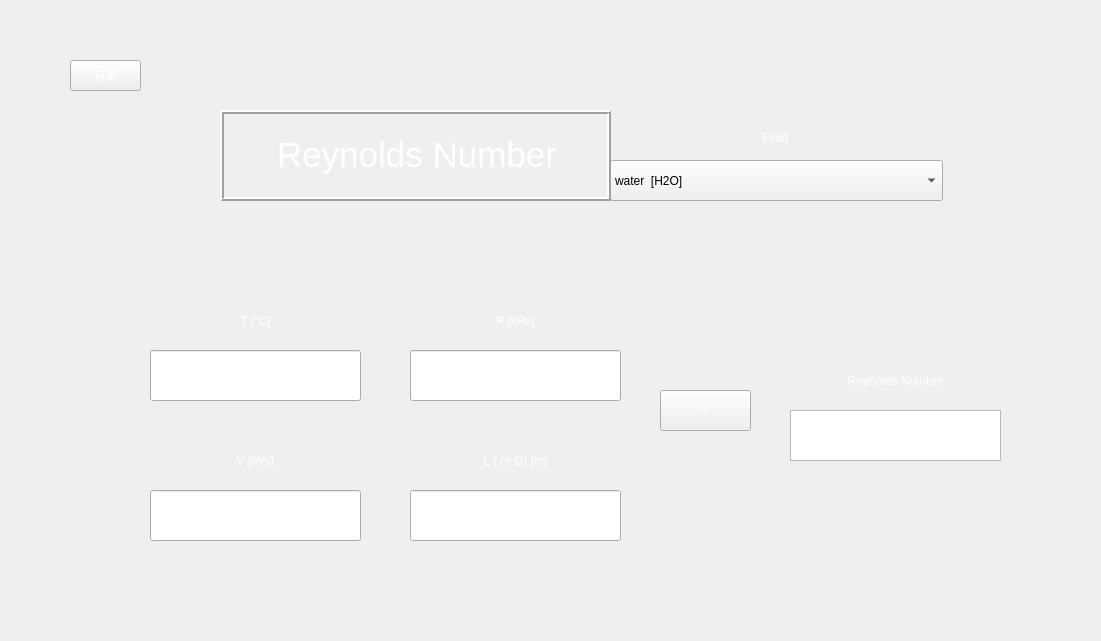
<?xml version="1.0" encoding="UTF-8"?>
<ui version="4.0">
 <class>Form</class>
 <widget class="QWidget" name="Form">
  <property name="geometry">
   <rect>
    <x>0</x>
    <y>0</y>
    <width>1101</width>
    <height>641</height>
   </rect>
  </property>
  <property name="minimumSize">
   <size>
    <width>691</width>
    <height>401</height>
   </size>
  </property>
  <property name="maximumSize">
   <size>
    <width>1101</width>
    <height>641</height>
   </size>
  </property>
  <property name="windowTitle">
   <string notr="true">ReCalc</string>
  </property>
  <property name="styleSheet">
   <string notr="true">background-image: url(:/background/하얀거.png);</string>
  </property>
  <widget class="QPushButton" name="toolButton">
   <property name="geometry">
    <rect>
     <x>660</x>
     <y>390</y>
     <width>91</width>
     <height>41</height>
    </rect>
   </property>
   <property name="styleSheet">
    <string notr="true">QPushButton {
color: qlineargradient(spread:pad, x1:0, y1:1, x2:1, y2:0, stop:0 rgba(255, 255, 255, 255), stop:1 rgba(255, 255, 255, 255));
background-image: url(:/background/버튼2.png);
font: 20pt &quot;맑은 고딕&quot;;
}
QPushButton:hover{
border-image: url(:/background/버튼클릭2.png);
}</string>
   </property>
   <property name="text">
    <string>=</string>
   </property>
  </widget>
  <widget class="QPushButton" name="pushButton">
   <property name="geometry">
    <rect>
     <x>70</x>
     <y>60</y>
     <width>71</width>
     <height>31</height>
    </rect>
   </property>
   <property name="styleSheet">
    <string notr="true">QPushButton {
color: qlineargradient(spread:pad, x1:0, y1:1, x2:1, y2:0, stop:0 rgba(255, 255, 255, 255), stop:1 rgba(255, 255, 255, 255));
background-image: url(:/background/버튼2.png);
font: 14pt &quot;맑은 고딕&quot;;
}
QPushButton:hover{
border-image: url(:/background/버튼클릭2.png);
}</string>
   </property>
   <property name="text">
    <string>뒤로</string>
   </property>
  </widget>
  <widget class="QLabel" name="label">
   <property name="geometry">
    <rect>
     <x>0</x>
     <y>0</y>
     <width>1101</width>
     <height>641</height>
    </rect>
   </property>
   <property name="minimumSize">
    <size>
     <width>0</width>
     <height>0</height>
    </size>
   </property>
   <property name="maximumSize">
    <size>
     <width>1101</width>
     <height>641</height>
    </size>
   </property>
   <property name="styleSheet">
    <string notr="true">image: url(:/background/배경2.png);</string>
   </property>
   <property name="text">
    <string/>
   </property>
  </widget>
  <widget class="QLabel" name="label_3">
   <property name="geometry">
    <rect>
     <x>150</x>
     <y>290</y>
     <width>211</width>
     <height>61</height>
    </rect>
   </property>
   <property name="maximumSize">
    <size>
     <width>111111</width>
     <height>11111111</height>
    </size>
   </property>
   <property name="styleSheet">
    <string notr="true">color: qlineargradient(spread:pad, x1:0, y1:1, x2:1, y2:0, stop:0 rgba(255, 255, 255, 255), stop:1 rgba(255, 255, 255, 255));
background-image: url(:/background/버튼2.png);
font: 20pt &quot;맑은 고딕&quot;;</string>
   </property>
   <property name="text">
    <string>T [°C]</string>
   </property>
   <property name="alignment">
    <set>Qt::AlignCenter</set>
   </property>
   <property name="buddy">
    <cstring>lineEdit_2</cstring>
   </property>
  </widget>
  <widget class="QLabel" name="label_4">
   <property name="geometry">
    <rect>
     <x>410</x>
     <y>290</y>
     <width>211</width>
     <height>61</height>
    </rect>
   </property>
   <property name="maximumSize">
    <size>
     <width>111111</width>
     <height>11111111</height>
    </size>
   </property>
   <property name="styleSheet">
    <string notr="true">color: qlineargradient(spread:pad, x1:0, y1:1, x2:1, y2:0, stop:0 rgba(255, 255, 255, 255), stop:1 rgba(255, 255, 255, 255));
background-image: url(:/background/버튼2.png);
font: 20pt &quot;맑은 고딕&quot;;</string>
   </property>
   <property name="text">
    <string>P [kPa]</string>
   </property>
   <property name="alignment">
    <set>Qt::AlignCenter</set>
   </property>
   <property name="buddy">
    <cstring>lineEdit_3</cstring>
   </property>
  </widget>
  <widget class="QLabel" name="label_2">
   <property name="geometry">
    <rect>
     <x>610</x>
     <y>112</y>
     <width>331</width>
     <height>51</height>
    </rect>
   </property>
   <property name="styleSheet">
    <string notr="true">color: qlineargradient(spread:pad, x1:0, y1:1, x2:1, y2:0, stop:0 rgba(255, 255, 255, 255), stop:1 rgba(255, 255, 255, 255));
background-image: url(:/background/버튼2.png);
font: 20pt &quot;맑은 고딕&quot;;</string>
   </property>
   <property name="text">
    <string>Fluid</string>
   </property>
   <property name="alignment">
    <set>Qt::AlignCenter</set>
   </property>
  </widget>
  <widget class="QLineEdit" name="lineEdit_2">
   <property name="geometry">
    <rect>
     <x>150</x>
     <y>350</y>
     <width>211</width>
     <height>51</height>
    </rect>
   </property>
   <property name="maximumSize">
    <size>
     <width>111111</width>
     <height>11111111</height>
    </size>
   </property>
   <property name="styleSheet">
    <string notr="true">
font: 14pt &quot;맑은 고딕&quot;;</string>
   </property>
  </widget>
  <widget class="QLineEdit" name="lineEdit_3">
   <property name="geometry">
    <rect>
     <x>410</x>
     <y>350</y>
     <width>211</width>
     <height>51</height>
    </rect>
   </property>
   <property name="maximumSize">
    <size>
     <width>111111</width>
     <height>11111111</height>
    </size>
   </property>
   <property name="styleSheet">
    <string notr="true">
font: 14pt &quot;맑은 고딕&quot;;</string>
   </property>
  </widget>
  <widget class="QLabel" name="label_5">
   <property name="geometry">
    <rect>
     <x>150</x>
     <y>430</y>
     <width>211</width>
     <height>61</height>
    </rect>
   </property>
   <property name="maximumSize">
    <size>
     <width>111111</width>
     <height>11111111</height>
    </size>
   </property>
   <property name="styleSheet">
    <string notr="true">color: qlineargradient(spread:pad, x1:0, y1:1, x2:1, y2:0, stop:0 rgba(255, 255, 255, 255), stop:1 rgba(255, 255, 255, 255));
background-image: url(:/background/버튼2.png);
font: 20pt &quot;맑은 고딕&quot;;</string>
   </property>
   <property name="text">
    <string>V [m/s}</string>
   </property>
   <property name="alignment">
    <set>Qt::AlignCenter</set>
   </property>
   <property name="buddy">
    <cstring>lineEdit_3</cstring>
   </property>
  </widget>
  <widget class="QLabel" name="label_6">
   <property name="geometry">
    <rect>
     <x>410</x>
     <y>430</y>
     <width>211</width>
     <height>61</height>
    </rect>
   </property>
   <property name="maximumSize">
    <size>
     <width>111111</width>
     <height>11111111</height>
    </size>
   </property>
   <property name="styleSheet">
    <string notr="true">color: qlineargradient(spread:pad, x1:0, y1:1, x2:1, y2:0, stop:0 rgba(255, 255, 255, 255), stop:1 rgba(255, 255, 255, 255));
background-image: url(:/background/버튼2.png);
font: 20pt &quot;맑은 고딕&quot;;</string>
   </property>
   <property name="text">
    <string>L ( or D) [m]</string>
   </property>
   <property name="alignment">
    <set>Qt::AlignCenter</set>
   </property>
   <property name="buddy">
    <cstring>lineEdit_3</cstring>
   </property>
  </widget>
  <widget class="QLineEdit" name="lineEdit_4">
   <property name="geometry">
    <rect>
     <x>150</x>
     <y>490</y>
     <width>211</width>
     <height>51</height>
    </rect>
   </property>
   <property name="maximumSize">
    <size>
     <width>111111</width>
     <height>11111111</height>
    </size>
   </property>
   <property name="styleSheet">
    <string notr="true">
font: 14pt &quot;맑은 고딕&quot;;</string>
   </property>
  </widget>
  <widget class="QLineEdit" name="lineEdit_5">
   <property name="geometry">
    <rect>
     <x>410</x>
     <y>490</y>
     <width>211</width>
     <height>51</height>
    </rect>
   </property>
   <property name="maximumSize">
    <size>
     <width>111111</width>
     <height>11111111</height>
    </size>
   </property>
   <property name="styleSheet">
    <string notr="true">
font: 14pt &quot;맑은 고딕&quot;;</string>
   </property>
  </widget>
  <widget class="QLabel" name="label_10">
   <property name="geometry">
    <rect>
     <x>790</x>
     <y>350</y>
     <width>211</width>
     <height>61</height>
    </rect>
   </property>
   <property name="maximumSize">
    <size>
     <width>111111</width>
     <height>11111111</height>
    </size>
   </property>
   <property name="styleSheet">
    <string notr="true">color: qlineargradient(spread:pad, x1:0, y1:1, x2:1, y2:0, stop:0 rgba(255, 255, 255, 255), stop:1 rgba(255, 255, 255, 255));
background-image: url(:/background/버튼2.png);
font: 16pt &quot;맑은 고딕&quot;;</string>
   </property>
   <property name="text">
    <string>Reynolds Number</string>
   </property>
   <property name="alignment">
    <set>Qt::AlignCenter</set>
   </property>
  </widget>
  <widget class="QTextBrowser" name="textEdit">
   <property name="geometry">
    <rect>
     <x>790</x>
     <y>410</y>
     <width>211</width>
     <height>51</height>
    </rect>
   </property>
   <property name="sizePolicy">
    <sizepolicy hsizetype="Fixed" vsizetype="Fixed">
     <horstretch>0</horstretch>
     <verstretch>0</verstretch>
    </sizepolicy>
   </property>
   <property name="maximumSize">
    <size>
     <width>111111</width>
     <height>11111111</height>
    </size>
   </property>
   <property name="styleSheet">
    <string notr="true">
font: 14pt &quot;맑은 고딕&quot;;</string>
   </property>
  </widget>
  <widget class="QComboBox" name="comboBox">
   <property name="geometry">
    <rect>
     <x>610</x>
     <y>160</y>
     <width>333</width>
     <height>41</height>
    </rect>
   </property>
   <property name="styleSheet">
    <string notr="true">background-image: url(:/background/하얀거.png);
font: 11pt &quot;맑은 고딕&quot;;</string>
   </property>
   <item>
    <property name="text">
     <string>water  [H2O]</string>
    </property>
   </item>
   <item>
    <property name="text">
     <string>air</string>
    </property>
   </item>
   <item>
    <property name="text">
     <string>1-Butene  [C4H8]</string>
    </property>
   </item>
   <item>
    <property name="text">
     <string>Acetone  [C3H6O]</string>
    </property>
   </item>
   <item>
    <property name="text">
     <string>Ammonia  [NH3]</string>
    </property>
   </item>
   <item>
    <property name="text">
     <string>Argon  [Ar]</string>
    </property>
   </item>
   <item>
    <property name="text">
     <string>Benzene  [C6H6]</string>
    </property>
   </item>
   <item>
    <property name="text">
     <string>CarbonDioxide  [CO2]</string>
    </property>
   </item>
   <item>
    <property name="text">
     <string>CarbonMonoxide  [CO]</string>
    </property>
   </item>
   <item>
    <property name="text">
     <string>CarbonylSulfide  [COS]</string>
    </property>
   </item>
   <item>
    <property name="text">
     <string>CycloHexane  [C6H12]</string>
    </property>
   </item>
   <item>
    <property name="text">
     <string>CycloPropane  [C3H6]</string>
    </property>
   </item>
   <item>
    <property name="text">
     <string>Cyclopentane  [C5H10]</string>
    </property>
   </item>
   <item>
    <property name="text">
     <string>D4  [C8H24O4Si4]</string>
    </property>
   </item>
   <item>
    <property name="text">
     <string>D5  [C10H30O5Si5]</string>
    </property>
   </item>
   <item>
    <property name="text">
     <string>D6  [C12H36O6Si6]</string>
    </property>
   </item>
   <item>
    <property name="text">
     <string>Deuterium  [D2]</string>
    </property>
   </item>
   <item>
    <property name="text">
     <string>Dichloroethane  [C2Cl2H4]</string>
    </property>
   </item>
   <item>
    <property name="text">
     <string>DiethylEther  [C4H10O]</string>
    </property>
   </item>
   <item>
    <property name="text">
     <string>DimethylCarbonate  [C3H6O3]</string>
    </property>
   </item>
   <item>
    <property name="text">
     <string>DimethylEther  [C2H6O]</string>
    </property>
   </item>
   <item>
    <property name="text">
     <string>Ethane  [C2H6]</string>
    </property>
   </item>
   <item>
    <property name="text">
     <string>Ethanol  [C2H6O]</string>
    </property>
   </item>
   <item>
    <property name="text">
     <string>EthylBenzene  [C8H10]</string>
    </property>
   </item>
   <item>
    <property name="text">
     <string>Ethylene  [C2H4]</string>
    </property>
   </item>
   <item>
    <property name="text">
     <string>EthyleneOxide  [C2H4O]</string>
    </property>
   </item>
   <item>
    <property name="text">
     <string>Fluorine  [F2]</string>
    </property>
   </item>
   <item>
    <property name="text">
     <string>HFE143m  [C2F3H3O]</string>
    </property>
   </item>
   <item>
    <property name="text">
     <string>HeavyWater  [D2O]</string>
    </property>
   </item>
   <item>
    <property name="text">
     <string>Helium  [He]</string>
    </property>
   </item>
   <item>
    <property name="text">
     <string>Hydrogen  [H2]</string>
    </property>
   </item>
   <item>
    <property name="text">
     <string>HydrogenChloride  [ClH]</string>
    </property>
   </item>
   <item>
    <property name="text">
     <string>HydrogenSulfide  [H2S]</string>
    </property>
   </item>
   <item>
    <property name="text">
     <string>IsoButane  [C4H10]</string>
    </property>
   </item>
   <item>
    <property name="text">
     <string>IsoButene  [C4H8]</string>
    </property>
   </item>
   <item>
    <property name="text">
     <string>Isohexane  [C6H14]</string>
    </property>
   </item>
   <item>
    <property name="text">
     <string>Isopentane  [C5H12]</string>
    </property>
   </item>
   <item>
    <property name="text">
     <string>Krypton  [Kr]</string>
    </property>
   </item>
   <item>
    <property name="text">
     <string>MD2M  [C10H30O3Si4]</string>
    </property>
   </item>
   <item>
    <property name="text">
     <string>MD3M  [C12H36O4Si5]</string>
    </property>
   </item>
   <item>
    <property name="text">
     <string>MD4M  [C14H42O5Si6]</string>
    </property>
   </item>
   <item>
    <property name="text">
     <string>MDM  [C8H24O2Si3]</string>
    </property>
   </item>
   <item>
    <property name="text">
     <string>MM  [C6H18OSi2]</string>
    </property>
   </item>
   <item>
    <property name="text">
     <string>Methane  [CH4]</string>
    </property>
   </item>
   <item>
    <property name="text">
     <string>Methanol  [CH4O]</string>
    </property>
   </item>
   <item>
    <property name="text">
     <string>MethylLinoleate  [C19H34O2]</string>
    </property>
   </item>
   <item>
    <property name="text">
     <string>MethylLinolenate  [C19H32O2]</string>
    </property>
   </item>
   <item>
    <property name="text">
     <string>MethylOleate  [C19H36O2]</string>
    </property>
   </item>
   <item>
    <property name="text">
     <string>MethylPalmitate  [C17H34O2]</string>
    </property>
   </item>
   <item>
    <property name="text">
     <string>MethylStearate  [C19H38O2]</string>
    </property>
   </item>
   <item>
    <property name="text">
     <string>Neon  [Ne]</string>
    </property>
   </item>
   <item>
    <property name="text">
     <string>Neopentane  [C5H12]</string>
    </property>
   </item>
   <item>
    <property name="text">
     <string>Nitrogen  [N2]</string>
    </property>
   </item>
   <item>
    <property name="text">
     <string>NitrousOxide  [N2O]</string>
    </property>
   </item>
   <item>
    <property name="text">
     <string>Novec649  [C6F12O]</string>
    </property>
   </item>
   <item>
    <property name="text">
     <string>OrthoDeuterium</string>
    </property>
   </item>
   <item>
    <property name="text">
     <string>OrthoHydrogen</string>
    </property>
   </item>
   <item>
    <property name="text">
     <string>Oxygen  [O2]</string>
    </property>
   </item>
   <item>
    <property name="text">
     <string>ParaDeuterium</string>
    </property>
   </item>
   <item>
    <property name="text">
     <string>ParaHydrogen</string>
    </property>
   </item>
   <item>
    <property name="text">
     <string>Propylene  [C3H6]</string>
    </property>
   </item>
   <item>
    <property name="text">
     <string>Propyne  [C3H4]</string>
    </property>
   </item>
   <item>
    <property name="text">
     <string>R11</string>
    </property>
   </item>
   <item>
    <property name="text">
     <string>R113</string>
    </property>
   </item>
   <item>
    <property name="text">
     <string>R114</string>
    </property>
   </item>
   <item>
    <property name="text">
     <string>R115</string>
    </property>
   </item>
   <item>
    <property name="text">
     <string>R116</string>
    </property>
   </item>
   <item>
    <property name="text">
     <string>R12</string>
    </property>
   </item>
   <item>
    <property name="text">
     <string>R123</string>
    </property>
   </item>
   <item>
    <property name="text">
     <string>R1233zd(E)</string>
    </property>
   </item>
   <item>
    <property name="text">
     <string>R1234yf</string>
    </property>
   </item>
   <item>
    <property name="text">
     <string>R1234ze(E)</string>
    </property>
   </item>
   <item>
    <property name="text">
     <string>R1234ze(Z)</string>
    </property>
   </item>
   <item>
    <property name="text">
     <string>R124</string>
    </property>
   </item>
   <item>
    <property name="text">
     <string>R1243zf</string>
    </property>
   </item>
   <item>
    <property name="text">
     <string>R125</string>
    </property>
   </item>
   <item>
    <property name="text">
     <string>R13</string>
    </property>
   </item>
   <item>
    <property name="text">
     <string>R134a</string>
    </property>
   </item>
   <item>
    <property name="text">
     <string>R13l1</string>
    </property>
   </item>
   <item>
    <property name="text">
     <string>R14</string>
    </property>
   </item>
   <item>
    <property name="text">
     <string>R141b</string>
    </property>
   </item>
   <item>
    <property name="text">
     <string>R142b</string>
    </property>
   </item>
   <item>
    <property name="text">
     <string>R143a</string>
    </property>
   </item>
   <item>
    <property name="text">
     <string>R152A</string>
    </property>
   </item>
   <item>
    <property name="text">
     <string>R161</string>
    </property>
   </item>
   <item>
    <property name="text">
     <string>R21</string>
    </property>
   </item>
   <item>
    <property name="text">
     <string>R218</string>
    </property>
   </item>
   <item>
    <property name="text">
     <string>R22</string>
    </property>
   </item>
   <item>
    <property name="text">
     <string>R227EA</string>
    </property>
   </item>
   <item>
    <property name="text">
     <string>R23</string>
    </property>
   </item>
   <item>
    <property name="text">
     <string>R236EA</string>
    </property>
   </item>
   <item>
    <property name="text">
     <string>R236FA</string>
    </property>
   </item>
   <item>
    <property name="text">
     <string>R245ca</string>
    </property>
   </item>
   <item>
    <property name="text">
     <string>R245fa</string>
    </property>
   </item>
   <item>
    <property name="text">
     <string>R32</string>
    </property>
   </item>
   <item>
    <property name="text">
     <string>R365MFC</string>
    </property>
   </item>
   <item>
    <property name="text">
     <string>R40</string>
    </property>
   </item>
   <item>
    <property name="text">
     <string>R404A</string>
    </property>
   </item>
   <item>
    <property name="text">
     <string>R407C</string>
    </property>
   </item>
   <item>
    <property name="text">
     <string>R41</string>
    </property>
   </item>
   <item>
    <property name="text">
     <string>R410A</string>
    </property>
   </item>
   <item>
    <property name="text">
     <string>R507A</string>
    </property>
   </item>
   <item>
    <property name="text">
     <string>RC318</string>
    </property>
   </item>
   <item>
    <property name="text">
     <string>SES36</string>
    </property>
   </item>
   <item>
    <property name="text">
     <string>SulfurDioxide  [O2S]</string>
    </property>
   </item>
   <item>
    <property name="text">
     <string>SulfurHexafluoride  [F6S]</string>
    </property>
   </item>
   <item>
    <property name="text">
     <string>Toluene  [C7H8]</string>
    </property>
   </item>
   <item>
    <property name="text">
     <string>Xenon  [Xe]</string>
    </property>
   </item>
   <item>
    <property name="text">
     <string>cis-2-Butene  [C4H8]</string>
    </property>
   </item>
   <item>
    <property name="text">
     <string>m-Xylene  [C8H10]</string>
    </property>
   </item>
   <item>
    <property name="text">
     <string>n-Butane  [C4H10]</string>
    </property>
   </item>
   <item>
    <property name="text">
     <string>n-Decane  [C10H22]</string>
    </property>
   </item>
   <item>
    <property name="text">
     <string>n-Dodecane  [C12H26]</string>
    </property>
   </item>
   <item>
    <property name="text">
     <string>n-Heptane  [C7H16]</string>
    </property>
   </item>
   <item>
    <property name="text">
     <string>n-Hexane  [C6H14]</string>
    </property>
   </item>
   <item>
    <property name="text">
     <string>n-Nonane  [C9H20]</string>
    </property>
   </item>
   <item>
    <property name="text">
     <string>n-Octane  [C8H18]</string>
    </property>
   </item>
   <item>
    <property name="text">
     <string>n-Pentane  [C5H12]</string>
    </property>
   </item>
   <item>
    <property name="text">
     <string>n-Propane  [C3H8]</string>
    </property>
   </item>
   <item>
    <property name="text">
     <string>n-Undecane  [C11H24]</string>
    </property>
   </item>
   <item>
    <property name="text">
     <string>o-Xylene  [C8H10]</string>
    </property>
   </item>
   <item>
    <property name="text">
     <string>p-Xylene  [C8H10]</string>
    </property>
   </item>
   <item>
    <property name="text">
     <string>trans-2-Butene  [C4H8]</string>
    </property>
   </item>
  </widget>
  <widget class="QLabel" name="label_7">
   <property name="geometry">
    <rect>
     <x>220</x>
     <y>110</y>
     <width>391</width>
     <height>91</height>
    </rect>
   </property>
   <property name="styleSheet">
    <string notr="true">font: 10pt &quot;맑은 고딕&quot;;
color: rgb(255, 255, 255);
background-image: url(:/background/버튼2.png);</string>
   </property>
   <property name="frameShape">
    <enum>QFrame::Box</enum>
   </property>
   <property name="frameShadow">
    <enum>QFrame::Raised</enum>
   </property>
   <property name="lineWidth">
    <number>2</number>
   </property>
   <property name="text">
    <string>&lt;!DOCTYPE HTML PUBLIC &quot;-//W3C//DTD HTML 4.0//EN&quot; &quot;http://www.w3.org/TR/REC-html40/strict.dtd&quot;&gt;
&lt;html&gt;&lt;head&gt;&lt;meta name=&quot;qrichtext&quot; content=&quot;1&quot; /&gt;&lt;style type=&quot;text/css&quot;&gt;
p, li { white-space: pre-wrap; }
&lt;/style&gt;&lt;/head&gt;&lt;body style=&quot; font-family:'맑은 고딕'; font-size:10pt; font-weight:400; font-style:normal;&quot;&gt;
&lt;p align=&quot;center&quot; style=&quot; margin-top:12px; margin-bottom:12px; margin-left:0px; margin-right:0px; -qt-block-indent:0; text-indent:0px;&quot;&gt;&lt;span style=&quot; font-size:26pt;&quot;&gt;Reynolds Number&lt;/span&gt;&lt;/p&gt;&lt;/body&gt;&lt;/html&gt;</string>
   </property>
   <property name="buddy">
    <cstring>pushButton</cstring>
   </property>
  </widget>
  <zorder>label</zorder>
  <zorder>toolButton</zorder>
  <zorder>pushButton</zorder>
  <zorder>label_3</zorder>
  <zorder>label_4</zorder>
  <zorder>label_2</zorder>
  <zorder>lineEdit_2</zorder>
  <zorder>lineEdit_3</zorder>
  <zorder>label_5</zorder>
  <zorder>label_6</zorder>
  <zorder>lineEdit_4</zorder>
  <zorder>lineEdit_5</zorder>
  <zorder>label_10</zorder>
  <zorder>textEdit</zorder>
  <zorder>comboBox</zorder>
  <zorder>label_7</zorder>
 </widget>
 <resources>
  <include location="../resource/resources.qrc"/>
 </resources>
 <connections/>
</ui>
